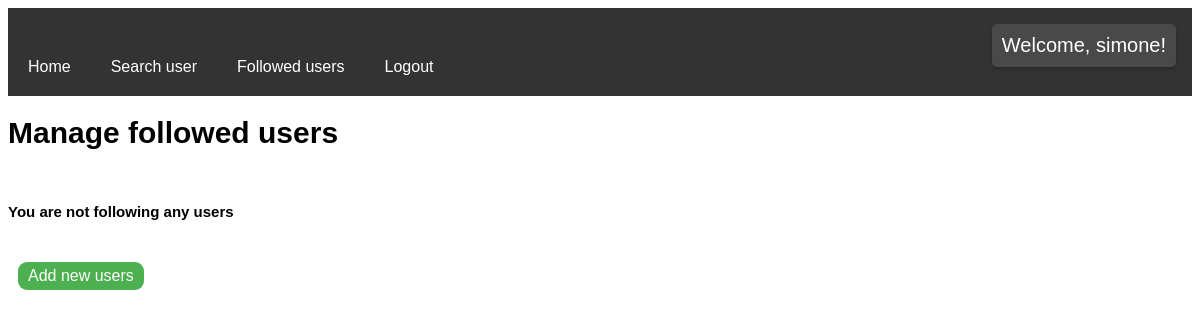
/users/manage_followed_users (signed in), run on an earlier commit of the app's database.
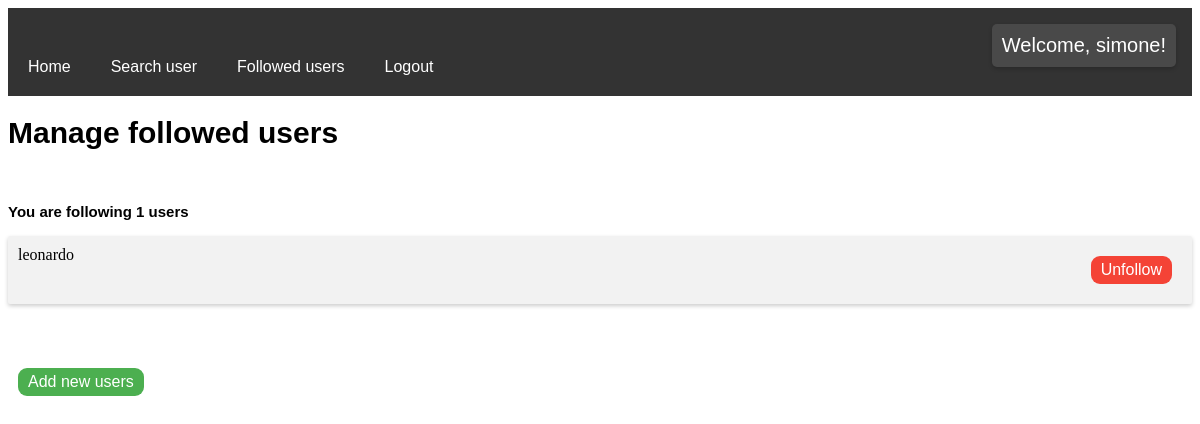
And on a later commit of the database.
### users/models.py (models this page shows, shortened)
class UserFollows(models.Model):
    id = models.AutoField(primary_key=True)
    user = models.ForeignKey(User, on_delete=models.CASCADE)
    followed_user = models.ForeignKey(User, on_delete=models.CASCADE, null=True, related_name='followed_user')

### users/views.py (the view)
# urls.py: path('manage_followed_users', views.ManageFollowedUsers.as_view(), name='manage_followed_users'),
class ManageFollowedUsers(ListView):
    model = UserFollows
    template_name = 'manageFollowedUsers.html'
    context_object_name = 'followed_users'
    def get_queryset(self):
        return UserFollows.objects.filter(user=self.request.user)

### templates/manageFollowedUsers.html (shortened to what this page needs)
{% extends 'base.html' %}
{% block content %}
    <h1> Manage followed users </h1>
    <br>
    {% if followed_users %}
        <h3> You are following {{ followed_users|length }} users </h3>
    {% else %}
        <h3> You are not following any users </h3>
    {% endif %}
    <ul class="card">
    {% for user in followed_users %}
        <li>
            {{ user.followed_user.username }}
            <a href="{% url 'unfollow_user' user.followed_user.id %}">
                <button class="unsubscribe">Unfollow</button>
            </a>
        </li>
        <br>
    {% endfor %}
    </ul>
    <a href="{% url 'search_user' %}">
        <button class="new" type="button">Add new users</button>
    </a>
{% endblock %}

What changed in the data, as far as the page shows it:
added UserFollows: followed_user.username "leonardo"
Also different on the page:
{{ followed_users|length }}: (not shown) → "1"
text no longer shown: "You are not following any users"
text now shown: "You are following users"
